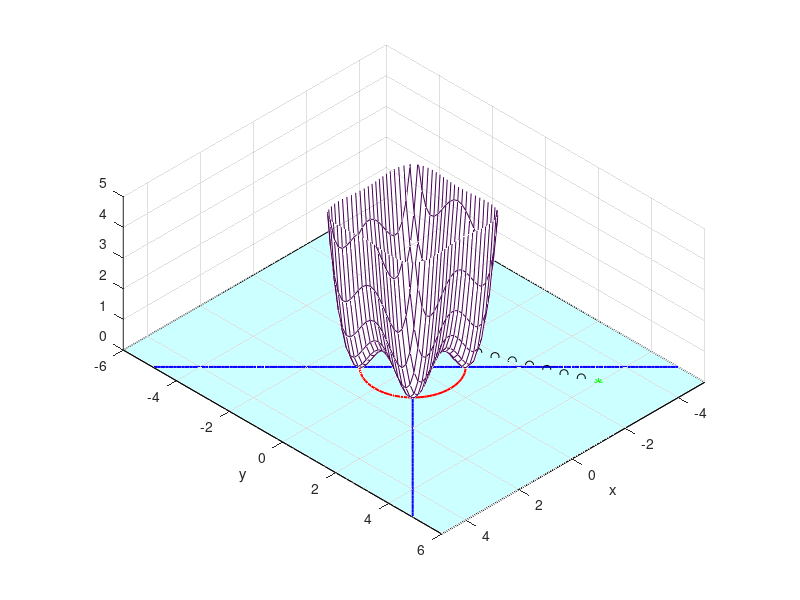

This chart was generated by the following MATLAB code:

% Greiciausio nusileidimo metodas

function pagrindine
clc,close all
scrsz = get(0,'ScreenSize')

x=[-5:0.15:5];y=[-6:0.15:6];
Z=pavirsius(@target,x,y);
fig1=figure(1);set(fig1,'Position',[50 scrsz(4)/1.8 scrsz(3)/3 scrsz(4)/3]);
hold on,grid on,axis equal,axis([min(x) max(x) min(y) max(y) 0 5]);view([1 1 1]);xlabel('x'),ylabel('y');
mesh(x,y,Z(:,:,1)','FaceAlpha',0.2);contour(x,y,Z(:,:,1)',[0 0],'LineWidth',1.5);

Zf=pavirsius(@f,x,y);
contour(x,y,Zf(:,:,1)',[0 0],'LineWidth',1.5,'LineColor','r');
contour(x,y,Zf(:,:,2)',[0 0],'LineWidth',1.5,'LineColor','b');

xx=axis;fill([xx(1),xx(1),xx(2),xx(2)],[xx(3),xx(4),xx(4),xx(3)],'c','FaceAlpha',0.2);

eps=1e-5;
step0=0.5;step=step0;
itmax=10  % kiek kartu galima keisti krypti
x=[6;4];  
x=[-3;4];          

plot3(x(1),x(2),0,'g*'); 
pause
for iii=1:itmax
    
    grad=gradient(x);   
    fff=target(x);
    for j=1:30  % ejimas pagal mazejimo krypti
        deltax=grad/norm(grad)*step; 
        x=x-deltax';
            % vizualizavimas:
            plot3(x(1),x(2),0,'ro');
            h = findobj(gca,'Type','line');
            pause(0.01);delete(h(1));    
            plot3(x(1),x(2),0,'ko');
        fff1=target(x);
        if fff1 > fff, x=x+deltax'; step=step/10; else, fff=fff1;end   
    end
    step=step0;

    tikslumas=norm(fff);
    fprintf(1,'\n kryptis %d  tikslumas %g',iii,tikslumas);
    if tikslumas < eps,         fprintf(1,'\n sprendinys x =');fprintf(1,'  %g',x); plot3(x(1),x(2),0,'rp'); break;
    elseif iii == itmax,fprintf(1,'\n ****tikslumas nepasiektas. Paskutinis artinys x =');fprintf(1,'  %g',x); plot3(x(1),x(2),0,'gp'); break;
    end
pause    
end

    return
end


%   Lygciu sistemos funkcija 
    function fff=f(x)
    fff=[x(1)^2+x(2)^2-2;
         x(1)^2-x(2)^2];
    return
    end
    
%  Jakobio matrica
    function dfff=df(x)
        dfff=[2*x(1), 2*x(2);
              2*x(1), -2*x(2)];
    return
    end
    
%     Tikslo funkcija
    function rez=target(x)
    rez=f(x)'*f(x)/2;
    return
    end
    
    % Gradientas
    function rez=gradient(x)
    rez=f(x)'*df(x);
    return
    end
    
    function ZZ=pavirsius(funk,x,y)
    for i=1:length(x)
        for j=1:length(y)
            aa=funk([x(i),y(j)]); n=length(aa);
            for iii=1:n,  ZZ(i,j,iii)=aa(iii); end
        end
    end
        
    return
    end